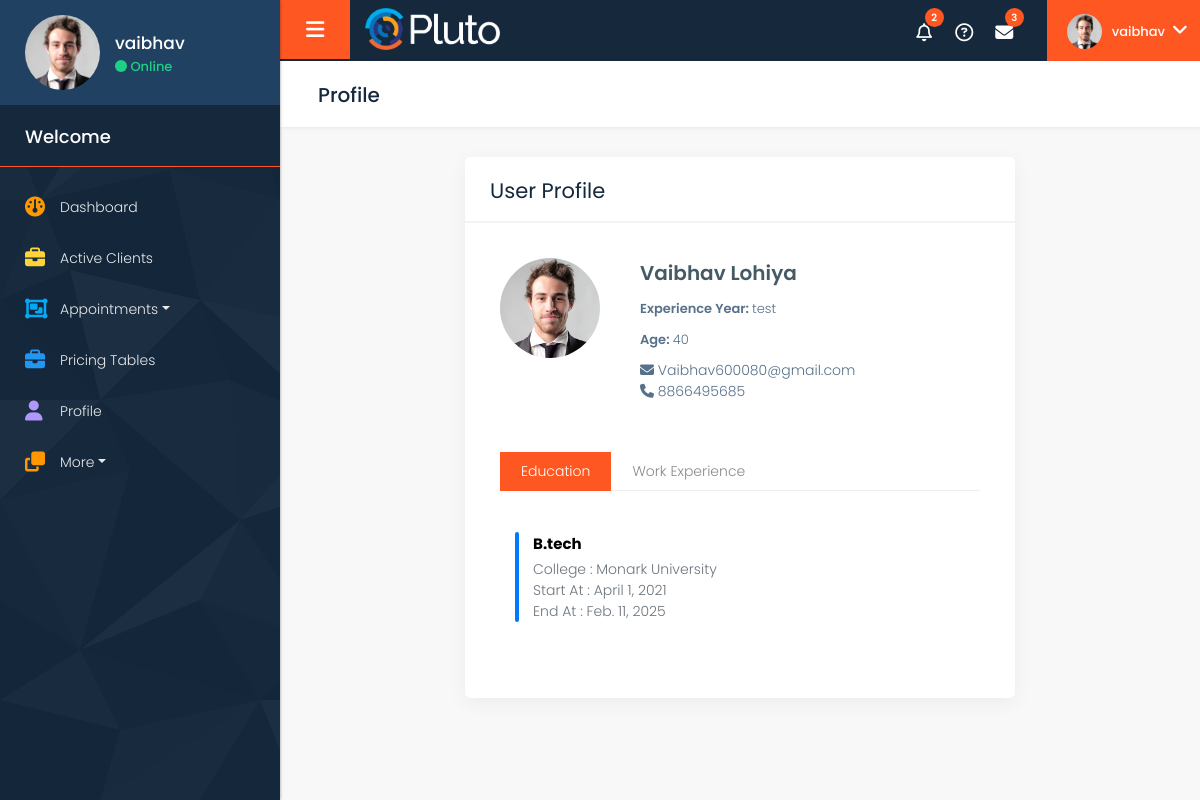
The page /profile (signed in) on the database as committed earlier.
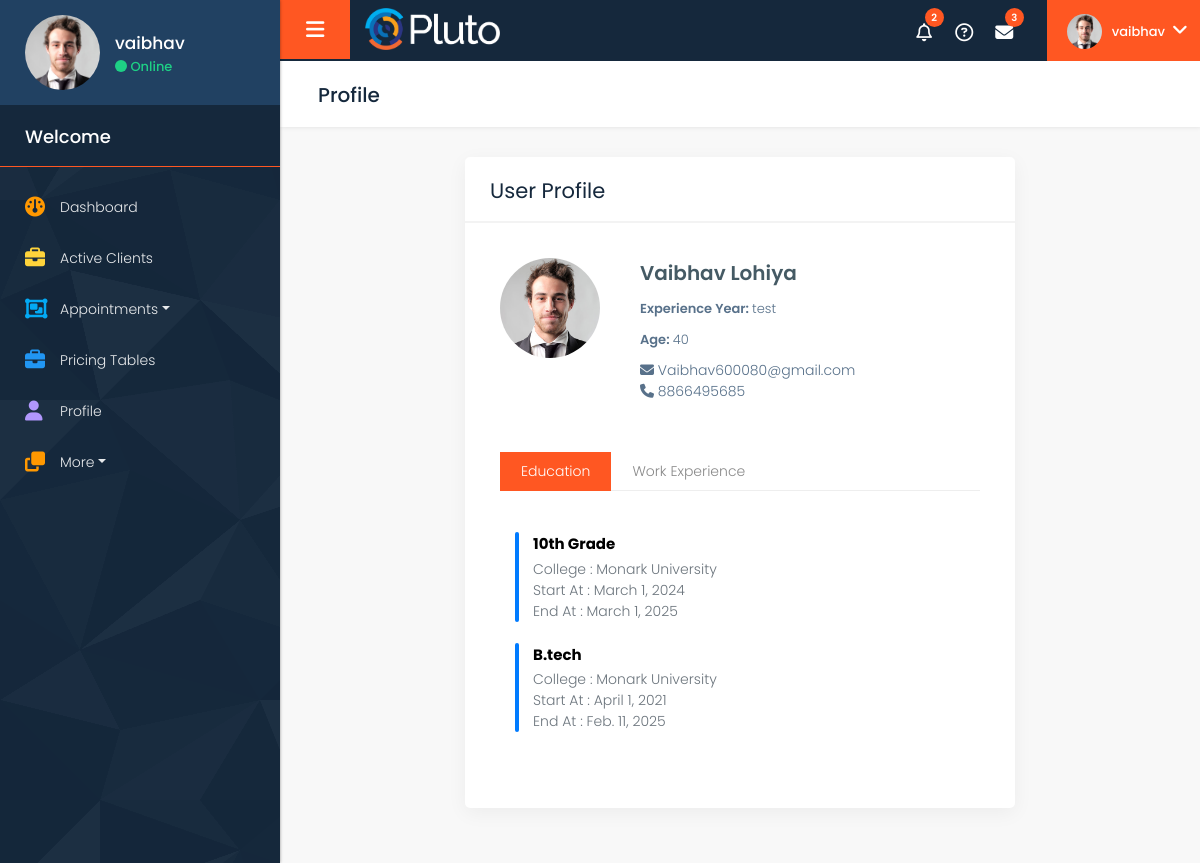
The same page on the database as committed later.
### adminapp/models.py (models this page shows, shortened)
class Education(models.Model):
    lawyer = models.ForeignKey(lawyer, on_delete=models.CASCADE, related_name="educations")
    degree = models.CharField(max_length=100)
    expertise = models.CharField(max_length=25)
    institution = models.CharField(max_length=100)
    start_date = models.DateField()
    end_date = models.DateField()
    class Meta:
        ordering = ['-end_date']

### lawyerapp/views.py (the view)
# urls.py: path('profile', views.profile),
def profile(request):
    name = request.session['user_id']
    prof_ile = lawyer.objects.filter(id=name).values('name','email').first
    education = Education.objects.filter(lawyer=name).values('degree','institution','expertise','start_date','end_date').all().order_by('-end_date')
    experience = Work_experience.objects.filter(lawyer=name).values('Court','start_date','end_date').all()
    return render(request,'lawyerapp/profile.html',{'profile':prof_ile,'education':education,'experience':experience})

### templates/lawyerapp/profile.html (shortened to what the changed rows need)
<!DOCTYPE html>
{% load static %}
<html lang="en">
  <head>
    <link
      rel="stylesheet"
      href="{% static 'lawyerapp/css/bootstrap.min.css' %}"
    />
    <link rel="stylesheet" href="{% static 'lawyerapp/style.css' %}" />
    <link
      href="https://cdnjs.cloudflare.com/ajax/libs/font-awesome/6.5.1/css/all.min.css"
      rel="stylesheet"
    />
  </head>
  <body class="dashboard">
    <div class="full_container">
      <div class="inner_container">
        <div id="content">
          <div class="midde_cont">
            <div class="container-fluid">
              <div class="row column_title">
                <div class="col-md-12">
                  <div class="page_title">
                    <h2>Profile</h2>
                  </div>
                </div>
              </div>
              <div class="row column1">
                <div class="col-md-8">
                  <div class="white_shd full margin_bottom_30">
                    <div class="full graph_head">
                      <div class="heading1 margin_0">
                        <h2>User Profile</h2>
                      </div>
                    </div>
                    <div class="full price_table padding_infor_info">
                      <div class="row">
                        <div class="col-lg-12">
                          <div class="full inner_elements margin_top_30">
                            <div class="tab_style2">
                              <div class="tabbar">
                                <div class="tab-content" id="nav-tabContent">
                                  <div
                                    class="tab-pane fade show active"
                                    id="education"
                                    role="tabpanel"
                                  >
                                  <div class="container mt-4">
                                    {% for edu in education%}
                                      <div class="d-flex mb-4">
                                        <div
                                          class="education-border me-3 mr-3"
                                        ></div>
                                        <div>
                                          <h5 class="mb-1">{{edu.degree}}</h5>
                                          <p class="text-muted mb-0">
                                            College : {{edu.institution}}
                                          </p>
                                          <p class="text-muted mb-0">
                                            Start At : {{edu.start_date}}
                                          </p>
                                          <p class="text-muted mb-0">
                                            End At : {{edu.end_date}}
                                          </p>
                                        </div>
                                      </div>
                                      {% endfor %}
                                    </div>
                                  </div>
                                </div>
                              </div>
                            </div>
                          </div>
                        </div>
                      </div>
                    </div>
                  </div>
                </div>
              </div>
            </div>
          </div>
        </div>
      </div>
    </div>
  </body>
</html>

Rows that differ between the two databases and show on the page:
added Education: degree "10th Grade", institution "Monark University", start_date "March 1, 2024", end_date "March 1, 2025"
